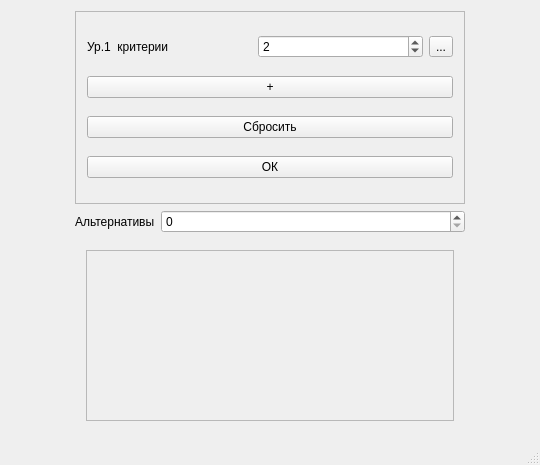
<?xml version="1.0" encoding="UTF-8"?>
<ui version="4.0">
 <class>MainWindow</class>
 <widget class="QMainWindow" name="MainWindow">
  <property name="geometry">
   <rect>
    <x>0</x>
    <y>0</y>
    <width>540</width>
    <height>465</height>
   </rect>
  </property>
  <property name="windowTitle">
   <string>MainWindow</string>
  </property>
  <widget class="QWidget" name="centralWidget">
   <layout class="QVBoxLayout" name="verticalLayout_4" stretch="1,0,1">
    <property name="leftMargin">
     <number>75</number>
    </property>
    <property name="rightMargin">
     <number>75</number>
    </property>
    <item>
     <widget class="QScrollArea" name="scrollArea">
      <property name="widgetResizable">
       <bool>true</bool>
      </property>
      <widget class="QWidget" name="scrollAreaWidgetContents">
       <property name="geometry">
        <rect>
         <x>0</x>
         <y>0</y>
         <width>388</width>
         <height>192</height>
        </rect>
       </property>
       <layout class="QVBoxLayout" name="verticalLayout">
        <item>
         <layout class="QGridLayout" name="criteriaLayout">
          <item row="0" column="0">
           <widget class="QLabel" name="label1">
            <property name="text">
             <string>Ур.1  критерии</string>
            </property>
           </widget>
          </item>
          <item row="0" column="1">
           <widget class="QSpinBox" name="spin">
            <property name="value">
             <number>2</number>
            </property>
           </widget>
          </item>
          <item row="0" column="2">
           <widget class="QToolButton" name="toolbut">
            <property name="text">
             <string>...</string>
            </property>
           </widget>
          </item>
         </layout>
        </item>
        <item>
         <widget class="QPushButton" name="addButton">
          <property name="text">
           <string>+</string>
          </property>
         </widget>
        </item>
        <item>
         <widget class="QPushButton" name="resetButton">
          <property name="text">
           <string>Сбросить</string>
          </property>
         </widget>
        </item>
        <item>
         <widget class="QPushButton" name="okButton">
          <property name="text">
           <string>ОК</string>
          </property>
         </widget>
        </item>
       </layout>
      </widget>
     </widget>
    </item>
    <item>
     <layout class="QFormLayout" name="formLayout">
      <item row="0" column="1">
       <widget class="QSpinBox" name="altsSpin">
        <property name="value">
         <number>0</number>
        </property>
       </widget>
      </item>
      <item row="0" column="0">
       <widget class="QLabel" name="label2">
        <property name="text">
         <string>Альтернативы</string>
        </property>
       </widget>
      </item>
     </layout>
    </item>
    <item>
     <widget class="QWidget" name="widget" native="true">
      <layout class="QGridLayout" name="gridLayout">
       <item row="0" column="0" rowspan="2">
        <widget class="QScrollArea" name="scrollArea_2">
         <property name="widgetResizable">
          <bool>true</bool>
         </property>
         <widget class="QWidget" name="altsNameWidget">
          <property name="geometry">
           <rect>
            <x>0</x>
            <y>0</y>
            <width>370</width>
            <height>174</height>
           </rect>
          </property>
          <layout class="QVBoxLayout" name="altsNameVLayout"/>
         </widget>
        </widget>
       </item>
      </layout>
     </widget>
    </item>
   </layout>
  </widget>
  <widget class="QStatusBar" name="statusBar"/>
 </widget>
 <layoutdefault spacing="6" margin="11"/>
 <resources/>
 <connections/>
</ui>
